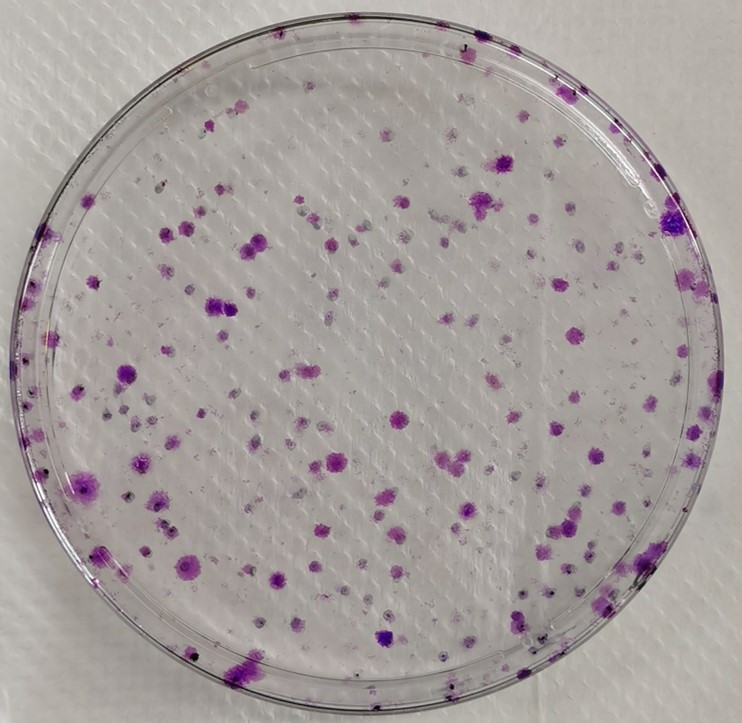
#> input picture Img_process_kit/imgs/187.jpg, 742 x 723 px
$ python -i cell_count_utils.py   (imports and definitions only)
#> lines starting #> are read from the running program, lines starting #| are printed output that depends on the picture; after the words box and inside, x2 and y2 are one past the last pixel; in counts of white or black regions, pixels touching at a corner belong together
import cv2
import matplotlib.pyplot as plt
import numpy as np
import seaborn as sns


# [22 lines left out: functions plt_show, plt_show_, not called in this run]


def prt(*args):
    # print(*args)
    pass


class SegCircle:
    """找出图片中的培养皿并擦除其他部分"""

    def __call__(self, input_img):
        """
        args:
            input_img:array; rgb格式图像
        ret:
            seged_img:ndarray;  检测出的培养皿图片，格式RGB，
                尺寸固定到(nh, nw) = (900, 900 * (w / h))
        """
        # img = cv2.imread(img_path)
        img = self.resize(input_img)
        seged_img = self._seg_circle(img)
        return seged_img

    def _seg_circle(self, img):
        """
        args:
            img:ndarray; rgb格式图片
        """
        img_hw = img.shape[:2]

        circles = self.detect_circle(img)  # ; print('r = ', circles[0][2])
        center_hw, radius = (circles[0][1], circles[0][0]), (circles[0][2])  # 圆心格式：(y, x)  (h, w)  (行， 列)

        mask = self.dis_map(img_hw, center_hw, radius)
        mask = mask.astype(np.uint8)

        res = cv2.add(img, np.zeros(np.shape(img), dtype=np.uint8), mask=mask)
        # plt_show(res, figsize=(12,12))
        return res

    @staticmethod
    def detect_circle(img):
        gray = cv2.cvtColor(img, cv2.COLOR_RGB2GRAY)
        gaussian = cv2.GaussianBlur(gray, (5, 5), 0)
        circles_ = cv2.HoughCircles(
            gaussian, cv2.HOUGH_GRADIENT, dp=1, minDist=500,
            param1=200, param2=75, minRadius=100, maxRadius=500
        )
        circles = circles_[0, :, :]
        circles = np.uint16(np.around(circles))
        return circles

    @staticmethod
    def dis_map(img_shape, center, r):
        img_h, img_w = img_shape
        ch, cw = center
        tensor_h, tensor_w = np.meshgrid(np.arange(img_h), np.arange(img_w), indexing='ij')
        tensor = np.zeros((img_h, img_w, 2))
        tensor_mask = np.zeros((img_h, img_w))
        tensor[:, :, 0] = tensor_h
        tensor[:, :, 1] = tensor_w
        distances = np.sqrt((tensor[:, :, 0] - ch) ** 2 + (tensor[:, :, 1] - cw) ** 2)
        tensor_mask[distances <= r] = 255
        return tensor_mask

    @staticmethod
    def resize(img, fixed_size=900):
        h, w, _ = img.shape  # opencv.readimg 格式(h, w)
        nh, nw = fixed_size, int(fixed_size * (w / h))
        img_resize = cv2.resize(img, (nw, nh), interpolation=cv2.INTER_CUBIC)  # resize格式(w, h)
        return img_resize


# [45 lines left out: functions count_metric, count_record, hsv_dist_plot, hsv_select, not called in this run]

>>> import cv2
>>> picture = cv2.cvtColor(cv2.imread('Img_process_kit/imgs/187.jpg'), cv2.COLOR_BGR2RGB)
>>> result = SegCircle()(picture)
#> in detect_circle, `gray = cv2.cvtColor(img, cv2.COLOR_RGB2GRAY)`:
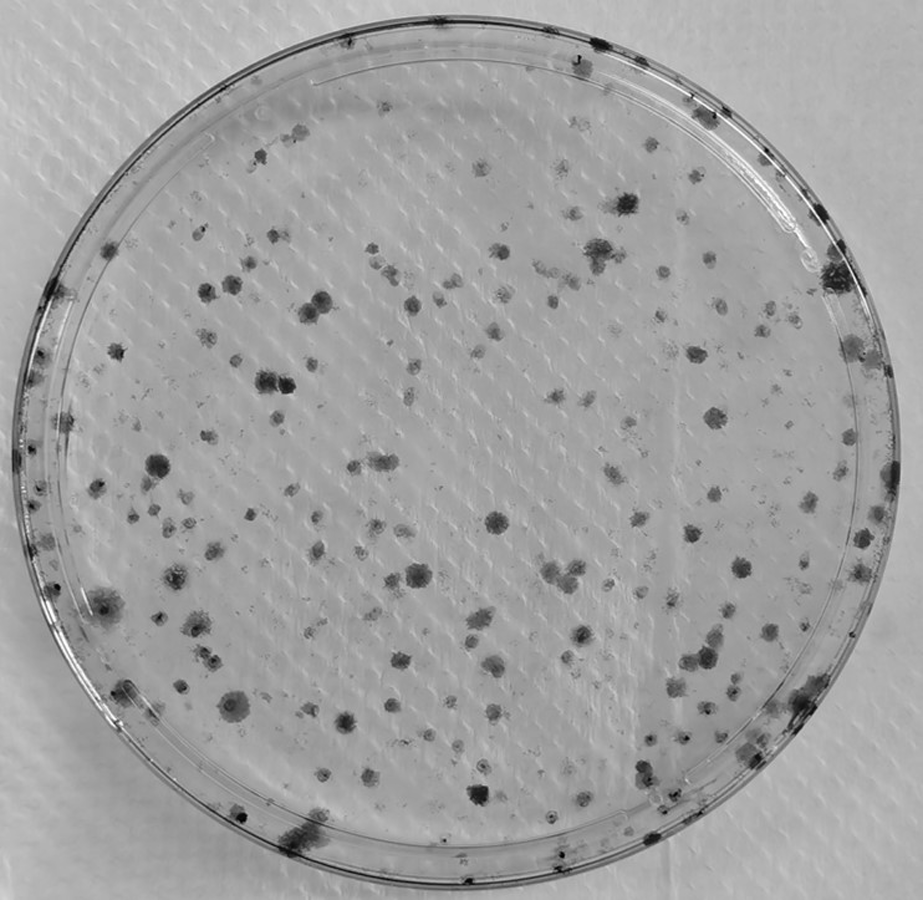
#> gray: shape (900, 923); min 0, max 255, mean 160
#> in detect_circle, `circles_ = cv2.HoughCircles( gaussian, cv2.HOUGH_GRADIENT, dp=1, minDi..`: circles_ = [[463.5, 452.5, 436.1]]
#> in detect_circle, `circles = np.uint16(np.around(circles))`: circles = [[464, 452, 436]]
#> in _seg_circle, `center_hw, radius = (circles[0][1], circles[0][0]), (circles[0][2])`: center_hw = (452, 464); radius = 436
#> in dis_map, `ch, cw = center`: ch = 452; cw = 464
#> in dis_map, `distances = np.sqrt((tensor[:, :, 0] - ch) ** 2 + (tensor[:, :, 1] - c..`:
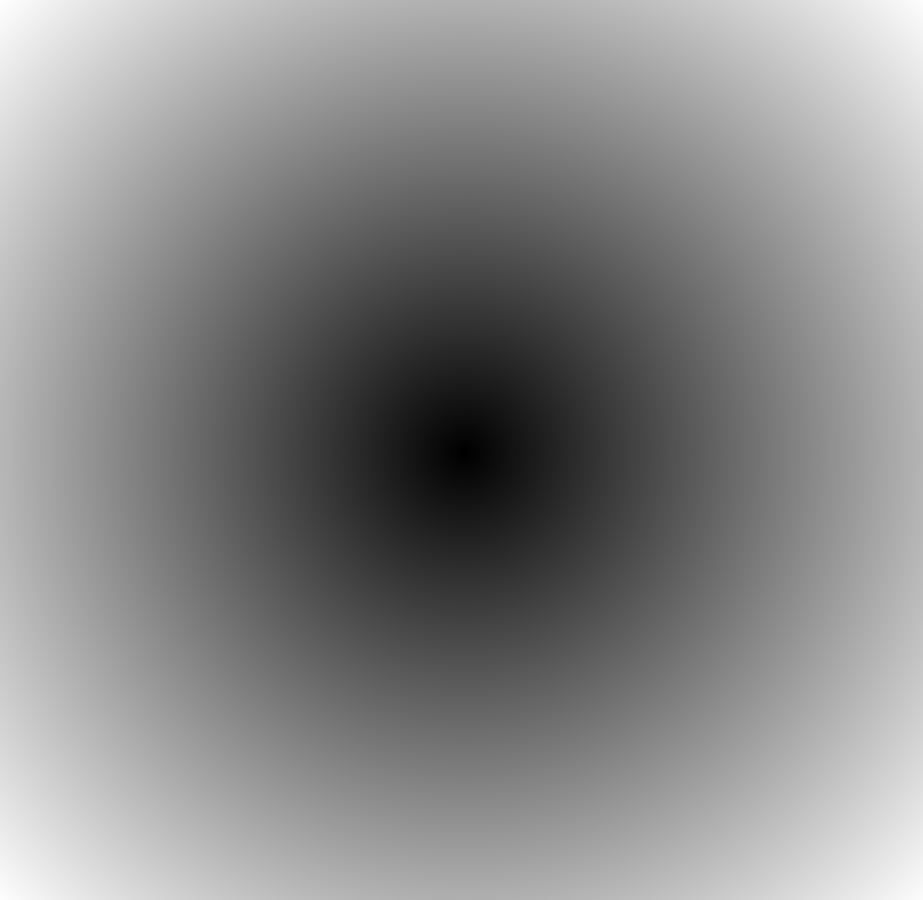
#> distances: shape (900, 923) float64; min 0, max 647.8, mean 348.8; drawn with min black and max white
#> in _seg_circle, `mask = self.dis_map(img_hw, center_hw, radius)`:
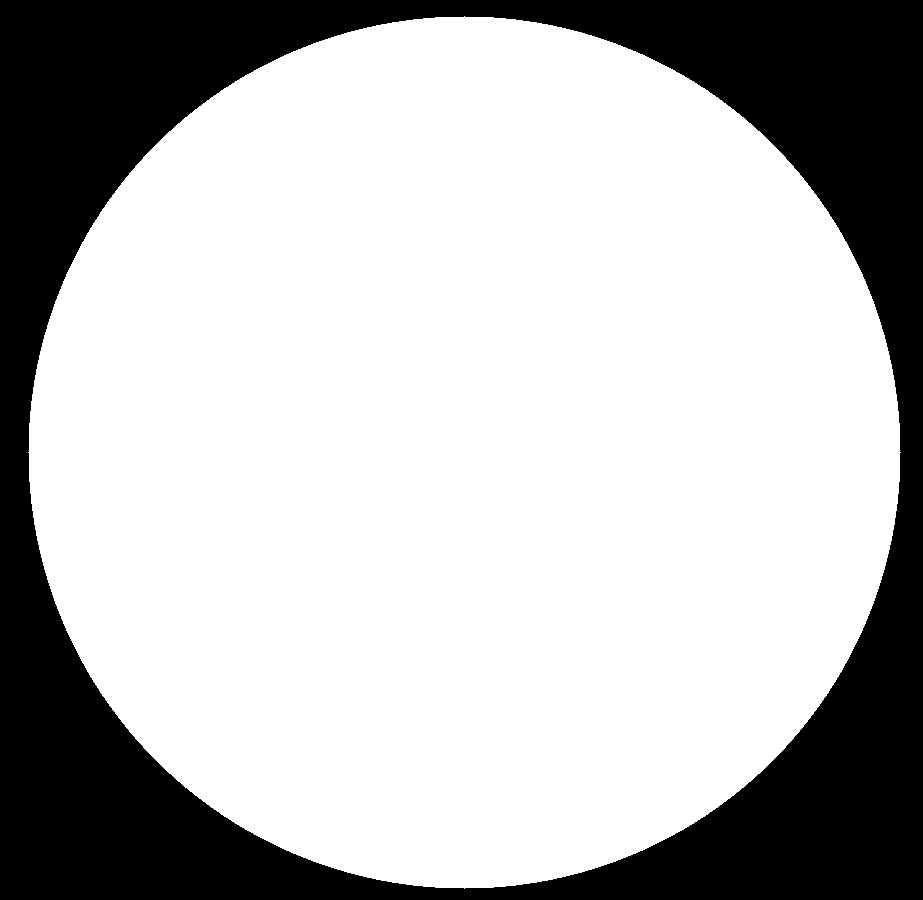
#> mask: shape (900, 923) float64; 71.9% white; 1 black region, box (x1, y1, x2, y2) and area: (0, 0, 923, 900) 233571
#> in _seg_circle, `res = cv2.add(img, np.zeros(np.shape(img), dtype=np.uint8), mask=mask)`:
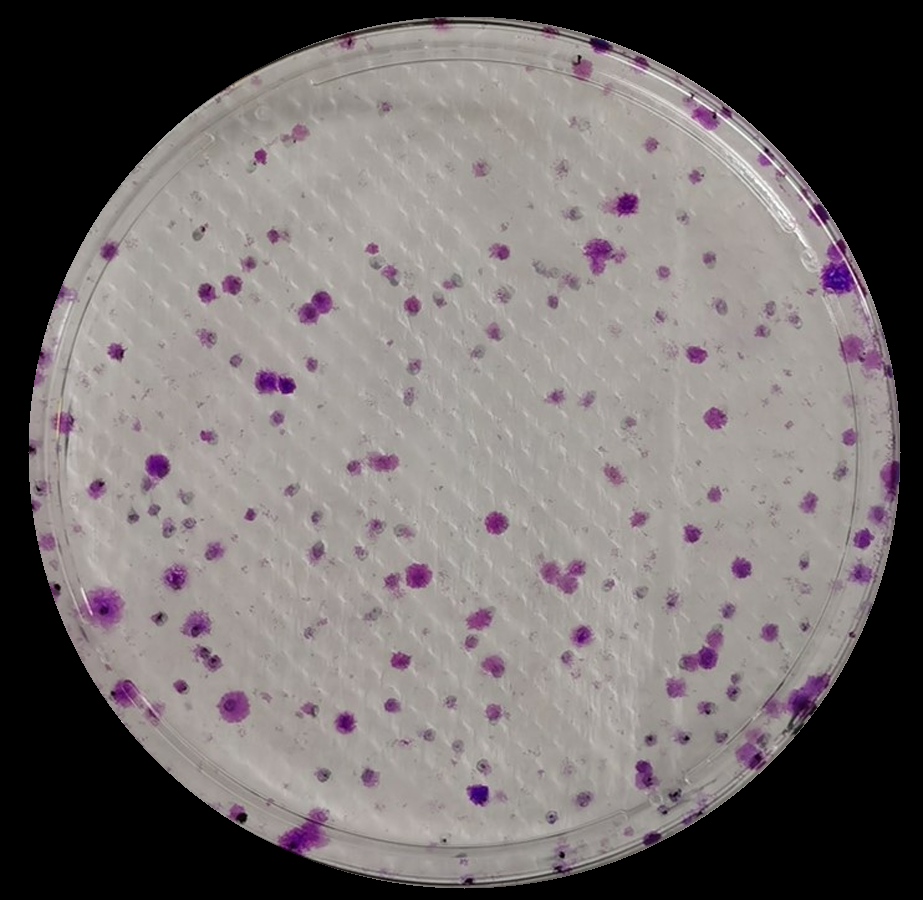
#> res: shape (900, 923, 3); mean R, G, B 115.6, 109.3, 109.3

$ run again, on Img_process_kit/imgs/1.png
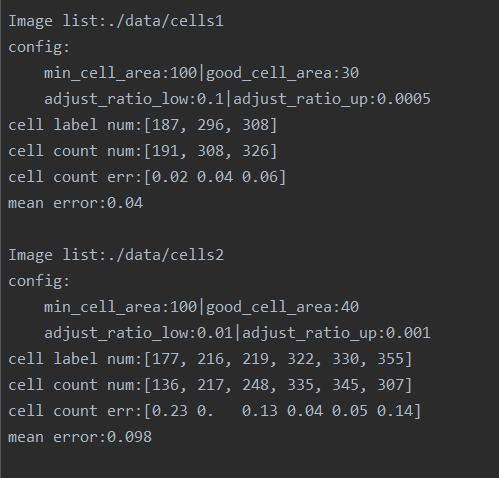
#> input picture Img_process_kit/imgs/1.png, 499 x 478 px
#> circles_ = [[314.5, 626.5, 157.2]]
#> in detect_circle, `circles = np.uint16(np.around(circles))`: circles = [[314, 626, 157]]
#> center_hw = (626, 314); radius = 157
#> ch = 626; cw = 314
#> in _seg_circle, `mask = self.dis_map(img_hw, center_hw, radius)`:
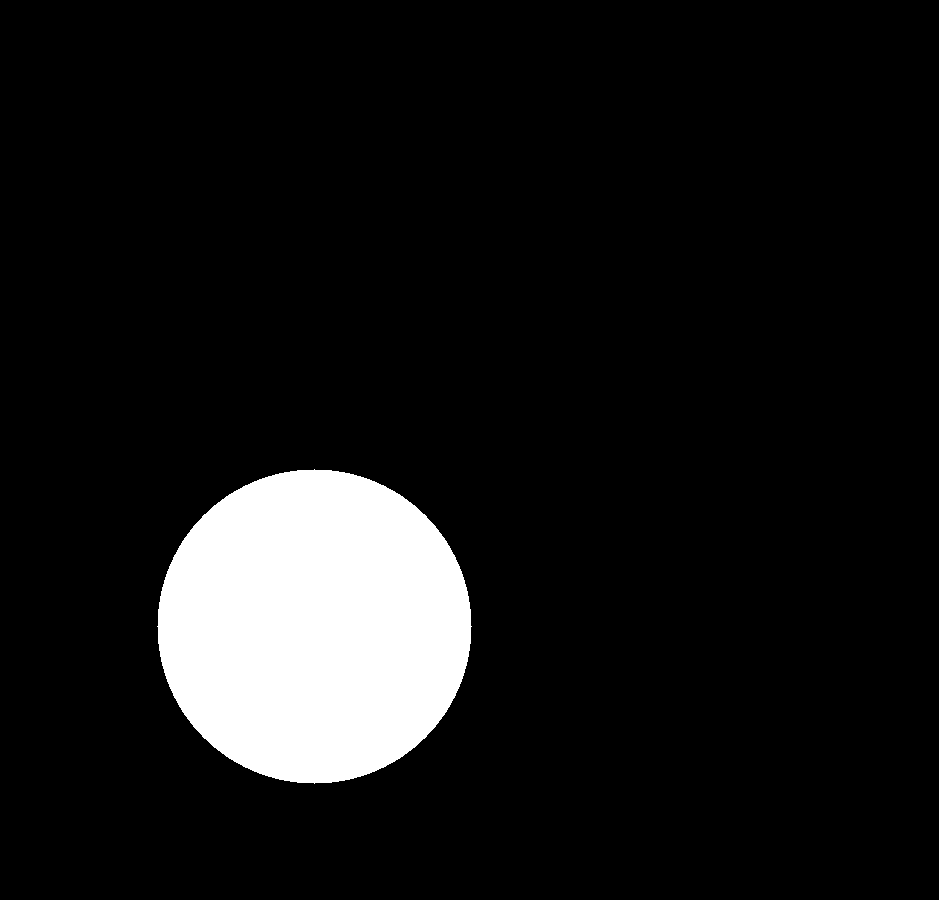
#> mask: shape (900, 939) float64; 9.2% white; 1 white region, box (x1, y1, x2, y2) and area: (157, 469, 472, 784) 77401
#> in _seg_circle, `res = cv2.add(img, np.zeros(np.shape(img), dtype=np.uint8), mask=mask)`:
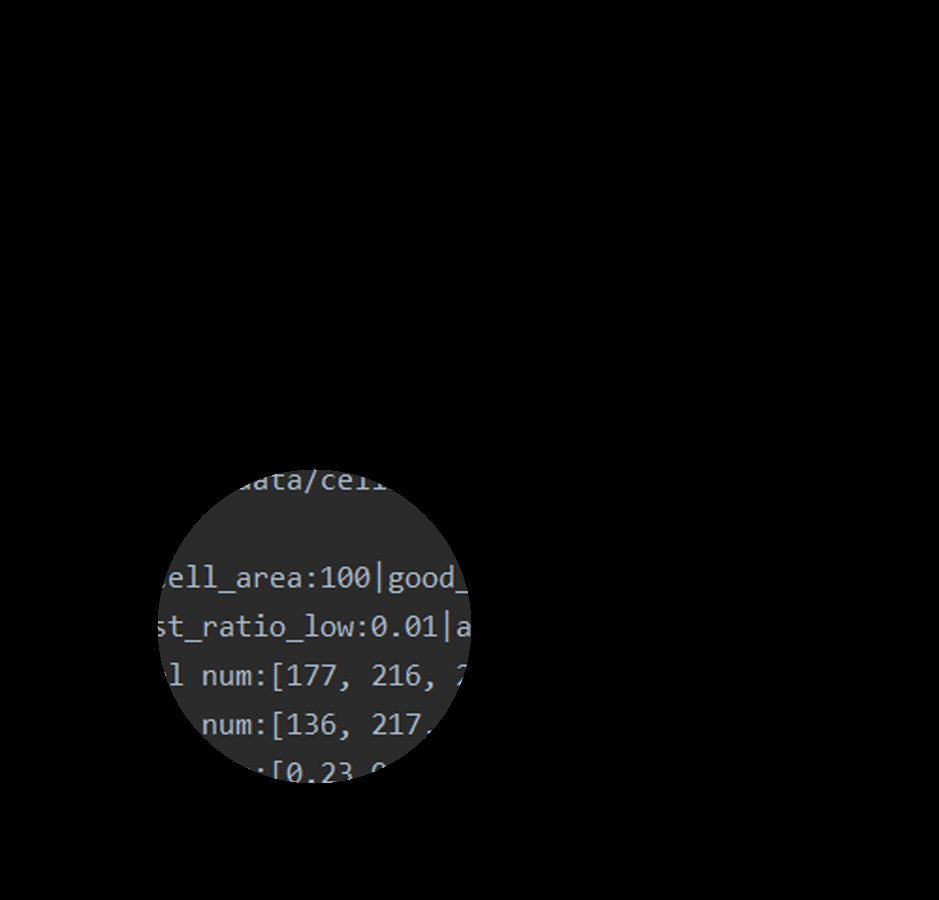
#> res: shape (900, 939, 3); mean R, G, B 4.9, 5, 5.1
